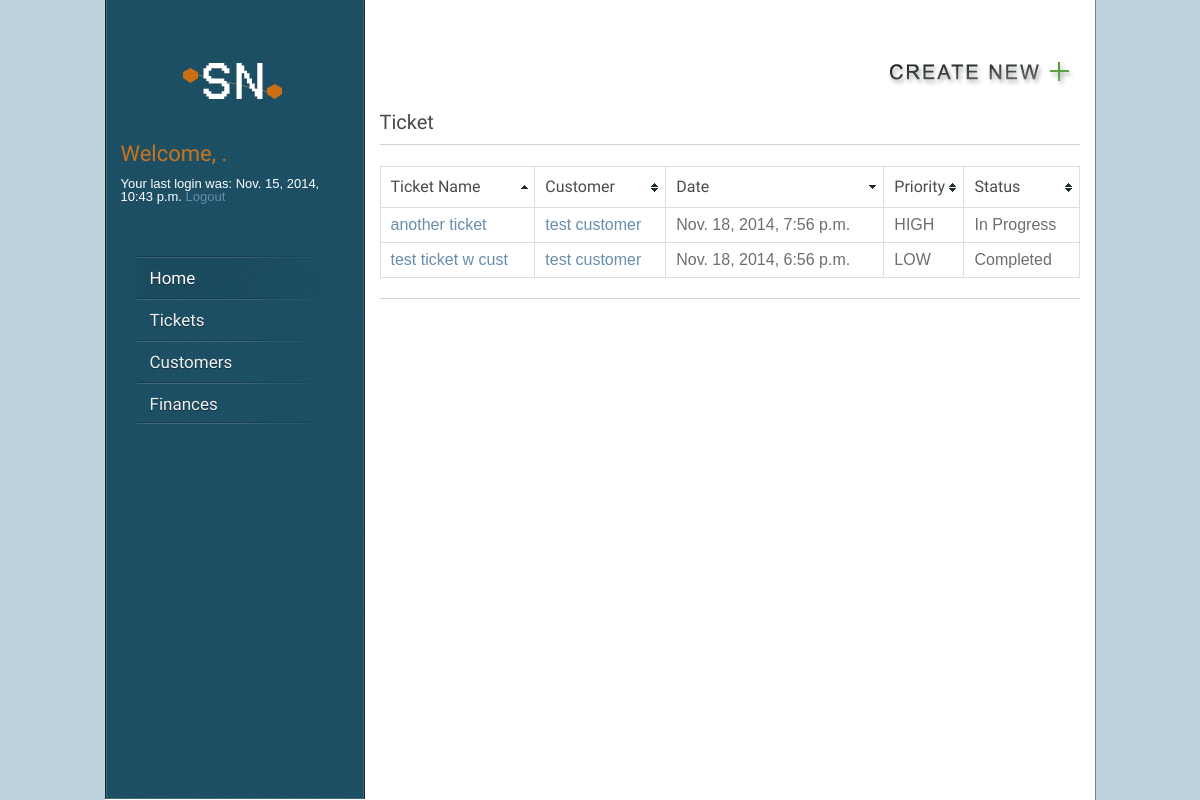
Screenshot of /ticket/index/ (signed in) with the database file from the repository.
### core/models.py (models this page shows, shortened)
class Node(models.Model):
    parent = models.ForeignKey("self", blank=True, null=True)
    name = models.CharField(max_length=160)
    desc = models.TextField(max_length=1600)
    date_created = models.DateTimeField('date created',auto_now_add=True)
    date_updated = models.DateTimeField('date updated',auto_now=True)

class Glue(models.Model):
    parent = models.ForeignKey("Node", related_name="node_parent")
    child = models.ForeignKey("Node", related_name="node_child")
    name = models.CharField(max_length=160)
    date_created = models.DateTimeField('date created',auto_now_add=True)
    date_updated = models.DateTimeField('date updated',auto_now=True)

### ticket/views.py (the view)
def index(request):
    node_list = []
    latest_node_list = Node.objects.order_by('-date_updated')
    for node in latest_node_list:
        for child in node.node_set.all():
            if(child.name == "flags"):
              if "|TICKET|" in child.desc:
                  node_list.append(node.pk)
    queryset = Node.objects.filter(pk__in=node_list)
    latest_node_list = queryset
    context = {'latest_node_list': latest_node_list}
    return render(request, 'ticket/index.html', context)

### ticket/templates/ticket/index.html (shortened to what this page needs)
{% extends "core/base.html" %}
{% block content %}
{% load static %}
{% load staticfiles %}
	<ul><a href="/ticket/new_ticket/"><img align="right" src="/static/core/images/create_new.png" alt="Create New Ticket" /></a></ul><br><br><br><br>
	<h2>Ticket</h2>
		      <div class="line"></div>
	{% if latest_node_list %}
	   <table id="myTable" class="tablesorter" border="0" cellpadding="0" cellspacing="1">
		<thead>
			<tr>
	          	<th><h4>Ticket Name</h4></th>
	          	<th><h4>Customer</h4></th>
	          	<th><h4>Date</h4></th>
	          	<th><h4>Priority</h4></th>
				<th><h4>Status</h4></th>
			</tr>
		</thead>
		<tbody>
	    {% for node in latest_node_list %}
			<tr>
	              <td><a href="/ticket/detail/{{ node.id }}/">{{ node.name }}</a></td>
	              <td>
					{%for glue in node.node_child.all%}
						<a href="/ops/customer/detail/{{glue.parent.pk}}">{{glue.parent.name}}</a>
					{%endfor%}
	              </td>
	              <td>{{ node.date_created }}</td>
	              <td>
					{%for child in node.node_set.all%}
						{% if child.name == "priority" %}
                                        		{% if child.desc == "1" %}
                                                		HIGH
                                        		{% elif child.desc == "2" %}
                                                		MEDIUM
                                        		{% elif child.desc == "3" %}
                                                		LOW
                                        		{% endif %}
						{% endif %}
					{%endfor%}
	              </td>
								<td>
									{%for child in node.node_set.all%}
										{% if child.name == "status" %}
											{{child.desc}}
										{% endif %}
									{%endfor%}
								</td>
			</tr>
	    {% endfor %}
		</tbody>
	</table>
	{% else %}
	    <p>No tickets available.</p>
	{% endif %}
	      <div class="line"></div>
{%endblock%}

### core/templates/core/base.html (shortened to what this page needs)
{% load staticfiles %}
{% load static %}
<html lang="en-US">
  <head>
	<link rel="stylesheet" type="text/css" href="{% static 'core/css/style.css' %}" />
    <link rel="stylesheet" type="text/css" href="{% static 'core/css/table.css' %}" />
  </head>
  <!DOCTYPE HTML>
</head>
<body>
<div id="wrapper">
	<div id="sidebar">
		 <div id="logo"><a href="/"><img src="/static/core/images/logo.png" alt="Snapnode" /></a></div>
        <div id="log-box">
        {% if user.is_authenticated %}
            <h1><font color="#c9731f">Welcome, {{ user.first_name }}.</font></h1>
            Your last login was: {{ user.last_login}}
            <a href="/core/logout/">Logout</a>
        {%elif  display_type == "Login" %}
        {% else %}
            <h1><font color="#c9731f">Welcome, Guest!</font></h1>
            <p>Please ..
                <a href="/core/register/" id="id_register">|Register|</a> or
                <a href="/core/login/" id="id_login">|Login|</a>
            </p>
        {% endif %}</div>
    <div id="menu" class="menu-v">
      <ul>
        <li><a href="/" class="active">Home</a>
        </li>
        <li><a href="/ticket/">Tickets</a>
        </li>
        <li><a href="/ops/">Customers</a>
        </li>
        <li><a href="/finance/">Finances</a>
        </li>
      </ul>
    </div>
	</div>
        <div id="content">
            <BR>
            {% if user.is_authenticated or  display_type == "Register" %}
                {% block content %}
                {% endblock %}
            {% endif %}
        </div>
</div>
</body>
</html>

### core/static/core/css/style.css (style rules this page uses)
html, body, div, span, applet, object, iframe, h1, h2, h3, h4, h5, h6, p, blockquote, pre, a, acronym, address, big, cite, code, del, dfn, em, font, img, ins, kbd, q, s, samp, small, strike, strong, tt, var, b, u, i, center, dl, dt, dd, ol, ul, li, fieldset, form, label, legend { margin:0; padding:0; border:0; outline:0; font-size:100%; vertical-align:baseline; background:transparent }
body { line-height:1 }
ol, ul { list-style:none }
table { border-collapse:collapse; border-spacing:0 }
th, td { margin:0; padding:0 }
html, body { height: 100%; }
body { background-color: #bbd2db; font-family:Arial, sans-serif; font-size: 13px; color: #585858; }
a { color: #688dad; text-decoration: none; }
h1, h2, h3, h4, h5, h6 { font-family: 'Amaranth', sans-serif; color: #4a4a4a; font-weight: normal; margin: 0 0 10px 0; }
h1 { font-size: 22px; line-height: 26px; }
h2 { font-size: 20px; line-height: 24px; }
h4 { font-size: 16px; line-height: 20px; }
img { display: block; }
.line { background: transparent url(/static/core/images/line.png) repeat-x; height: 2px; padding: 20px 0 0 0; line-break: 0px; }
ul { line-height: 20px; margin-bottom: 20px; }
ul li { background: transparent url(/static/core/images/bullet.png) left 8px no-repeat; padding-left: 15px; }
#log-box { float: center; padding: 15px 15px 13px 15px; color: #ffffff; }
#wrapper { background-color: #FFFFFF; width: 990px; margin: 0 auto; overflow: hidden; border-right: 1px solid rgba(0, 0, 0, 0.50); min-height:100%; }
#content { width: 700px; float: right; padding: 40px 15px 20px 0; }
#sidebar { width: 258px; background: #1d5065 url(/static/core/images/noize.png) repeat 100% 0; -webkit-box-shadow: inset 0px 0px 0px 1px rgba(255, 255, 255, 0.15); -moz-box-shadow: inset 0px 0px 0px 1px rgba(255, 255, 255, 0.15); box-shadow: inset 0px 0px 0px 1px rgba(255, 255, 255, 0.15); border-left: 1px solid rgba(0, 0, 0, 0.50); border-right: 1px solid rgba(0, 0, 0, 0.50); float: left; position: fixed; margin-top: -1px; z-index: 100; }
#logo { text-align: center; padding: 40px 32px 0 32px; }
#logo a { border: none; }
#logo img { display: inline; }
#menu { float: left; text-align: left; font-family: 'Amaranth', sans-serif; font-size: 17px; margin-top: 40px; margin-bottom: 50px; position: relative; z-index: 100; padding: 0 0 0 24px; text-shadow: 0px 1px 0px rgba(0, 0, 0, 0.5); }
.menu-v ul { margin: 0; padding: 0; list-style-type: none; width: 200px; background: transparent url(/static/core/images/menu-line.png) no-repeat center bottom; }
.menu-v ul li { position: relative; padding-right: 5px; background: transparent url(/static/core/images/menu-line.png) no-repeat center top; padding: 0; }
.menu-v ul li a { display: block; color: white; text-decoration: none; padding: 12px 0 10px 20px; padding-right: 17px; background: transparent; color: #f0f0f0; text-decoration: none; border: none; }
.menu-v ul li a.active, .menu-v ul li a.selected, .menu-v ul li a:hover { text-decoration: none; background: transparent url(/static/core/images/menu-hover.png) repeat-y left top; color: #fff; }
table { width: 100%; border-collapse: collapse; margin-bottom: 20px; color: #6e6e6e; border-bottom:1px solid #dedede; }
table td { padding: 8px 10px; border-right:1px solid #dedede; }
table th h4 { margin:0; }
table th { padding: 10px; text-align: left; border-right:1px solid #dedede; font-weight: normal; }
table tr { border-left:1px solid #dedede; border-top:1px solid #dedede; }

### core/static/core/css/table.css (style rules this page uses)
table.tablesorter thead tr .header { background-image: url(/static/core/images/bg.gif); background-repeat: no-repeat; background-position: center right; cursor: pointer; }
table.tablesorter thead tr .headerSortUp { background-image: url(/static/core/images/asc.gif); }
table.tablesorter thead tr .headerSortDown { background-image: url(/static/core/images/desc.gif); }

### rows the page displays
Node: name "test ticket w cust", date_created "Nov. 18, 2014, 6:56 p.m."
Glue: parent.name "test customer"
Node: name "LOW"
Node: desc "Completed"
Node: name "another ticket", date_created "Nov. 18, 2014, 7:56 p.m."
Glue: parent.name "test customer"
Node: name "HIGH"
Node: desc "In Progress"

### other values shown
{{ user.last_login }} "Nov. 15, 2014, 10:43 p.m."
